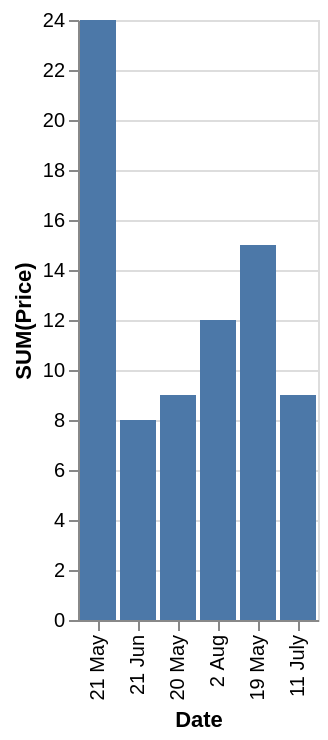

Vega-Lite specification stored for this chart:
### Vega-Lite specification from a JSON file in a GitHub repository (floating-point values rounded to 4 significant figures)
{"data": {"values": [{"x_data": "21 May", "y_data": 24}, {"x_data": "21 Jun", "y_data": 8}, {"x_data": "20 May", "y_data": 9}, {"x_data": "2 Aug", "y_data": 12}, {"x_data": "19 May", "y_data": 15}, {"x_data": "11 July", "y_data": 9}]}, "mark": "bar", "encoding": {"x": {"field": "x_data", "type": "nominal", "title": "Date", "sort": "descending"}, "y": {"field": "y_data", "type": "quantitative", "title": "SUM(Price)"}}}
